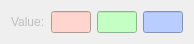
               <widget class="QWidget" name="layoutWidget">
                <property name="geometry">
                 <rect>
                  <x>30</x>
                  <y>70</y>
                  <width>194</width>
                  <height>27</height>
                 </rect>
                </property>
                <layout class="QHBoxLayout" name="horizontalLayout_3">
                 <item>
                  <widget class="QLabel" name="RGBValue_LB">
                   <property name="enabled">
                    <bool>false</bool>
                   </property>
                   <property name="text">
                    <string>Value:</string>
                   </property>
                  </widget>
                 </item>
                 <item>
                  <widget class="QLineEdit" name="RGBR_LE">
                   <property name="enabled">
                    <bool>false</bool>
                   </property>
                   <property name="minimumSize">
                    <size>
                     <width>0</width>
                     <height>0</height>
                    </size>
                   </property>
                   <property name="maximumSize">
                    <size>
                     <width>40</width>
                     <height>16777215</height>
                    </size>
                   </property>
                   <property name="toolTip">
                    <string>R value of RGB</string>
                   </property>
                   <property name="styleSheet">
                    <string notr="true">QLineEdit{
background: rgb(255, 213, 205);
}</string>
                   </property>
                  </widget>
                 </item>
                 <item>
                  <widget class="QLineEdit" name="RGBG_LE">
                   <property name="enabled">
                    <bool>false</bool>
                   </property>
                   <property name="minimumSize">
                    <size>
                     <width>0</width>
                     <height>0</height>
                    </size>
                   </property>
                   <property name="maximumSize">
                    <size>
                     <width>40</width>
                     <height>16777215</height>
                    </size>
                   </property>
                   <property name="toolTip">
                    <string>G value of RGB</string>
                   </property>
                   <property name="styleSheet">
                    <string notr="true">background:rgb(196, 255, 195);</string>
                   </property>
                  </widget>
                 </item>
                 <item>
                  <widget class="QLineEdit" name="RGBB_LE">
                   <property name="enabled">
                    <bool>false</bool>
                   </property>
                   <property name="minimumSize">
                    <size>
                     <width>0</width>
                     <height>0</height>
                    </size>
                   </property>
                   <property name="maximumSize">
                    <size>
                     <width>40</width>
                     <height>16777215</height>
                    </size>
                   </property>
                   <property name="toolTip">
                    <string>B value of RGB</string>
                   </property>
                   <property name="styleSheet">
                    <string notr="true">background: rgb(185, 205, 255);</string>
                   </property>
                  </widget>
                 </item>
                </layout>
               </widget>
